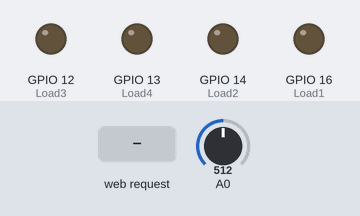
This sketch was run on a simulated ESP8266 (NodeMCU). On the bench: output pins drawn as LEDs (lit = HIGH). The inputs (shaded band) are chosen by the test bench; at power-on: A0 = 512.

Above: at 2.2 s.
2.3 s: HTTP request GET /form?submit=ON1 received
At 3.0 s:
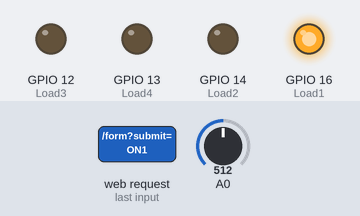
3.8 s: HTTP request GET /form?submit=ON2 received
At 4.2 s:
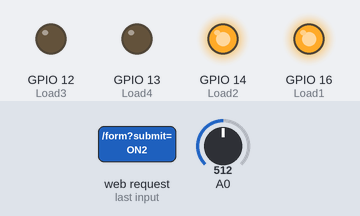
5.3 s: HTTP request GET /form?submit=OFF1 received
At 6.5 s:
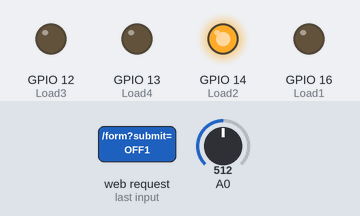
6.8 s: HTTP request GET /form?submit=OFF2 received
At 7.6 s:
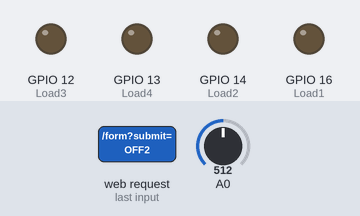
Timing chart, 0 to 9.3 s (numbered marks = the images above; inputs shaded):
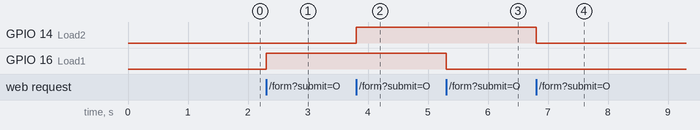

Measured:
- after the input at 2.3 s, GPIO 16 (Load1): LOW → HIGH at once
- after the input at 3.8 s, GPIO 14 (Load2): LOW → HIGH at once
- after the input at 5.3 s, GPIO 16 (Load1): HIGH → LOW at once
- after the input at 6.8 s, GPIO 14 (Load2): HIGH → LOW at once

The sketch:

TESTING_ESPSERVER1.ino
```cpp
// (licence header left out)
#include <ESP8266WiFi.h>
#include <WiFiClient.h>
#include <ESP8266WebServer.h>

#include "mainPage.h"

const int Load1=16;
const int Load2=14;
const int Load3=12;
const int Load4=13;

/* Set these to your desired credentials. */
const char *ssid = "EazyLife";
const char *password = "eazylife7";

ESP8266WebServer server(80);
String L1Status,L2Status,L3Status,L4Status,Temperature;
//=======================================================================
//                    handles main page 192.168.4.1
//=======================================================================
/* Just a little test message.  Go to http://192.168.4.1 in a web browser
 * connected to this access point to see it.
 */
void handleRoot() {
  String s = MAIN_page;
  s.replace("@@L1@@", L1Status);
  s.replace("@@L2@@", L2Status);
  s.replace("@@L3@@", L3Status);
  s.replace("@@L4@@", L4Status);
  s.replace("@@TEMP@@", Temperature);
  server.send(200, "text/html", s);
}

//=======================================================================
//                    Handle Set Date/Time Settings
//=======================================================================
void handleForm() {
  String t_state = server.arg("submit");

  Temperature = String(analogRead(A0)/10);   //Do calibration here

//Change Load-1 State as per request
  if(t_state=="ON1")
  {
    L1Status="ON";
    digitalWrite(Load1, HIGH);       //Load1 Turned on
  }

  if(t_state=="OFF1")
  {
    L1Status="OFF";
    digitalWrite(Load1, LOW);      //Load1 Turned off
  }
//Change Load-2 State as per request
  if(t_state=="ON2")
  {
    L2Status="ON";
    digitalWrite(Load2, HIGH);       //Load1 Turned on
  }

  if(t_state=="OFF2")
  {
    L2Status="OFF";
    digitalWrite(Load2, LOW);      //Load1 Turned off
  }
//Change Load-3 State as per request
  if(t_state=="ON3")
  {
    L3Status="ON";
    digitalWrite(Load3, HIGH);       //Load1 Turned on
  }

  if(t_state=="OFF3")
  {
    L3Status="OFF";
    digitalWrite(Load3, LOW);      //Load1 Turned off
  }
//Change Load-4 State as per request
  if(t_state=="ON4")
  {
    L4Status="ON";
    digitalWrite(Load4, HIGH);       //Load1 Turned on
  }

  if(t_state=="OFF4")
  {
    L4Status="OFF";
    digitalWrite(Load4, LOW);      //Load1 Turned off
  }

  server.sendHeader("Location", "/");
  server.send(302, "text/plain", "Updated-- Press Back Button");  //This Line Keeps It on Same Page

  delay(500);
}
//=======================================================================
//                    Power on setup
//=======================================================================

void setup() {
  delay(1000);
  /* You can remove the password parameter if you want the AP to be open. */
  WiFi.softAP(ssid, password);

  IPAddress myIP = WiFi.softAPIP();
  server.on("/", handleRoot);
  server.on("/form", handleForm);

  server.begin();
  pinMode(Load1, OUTPUT);
  pinMode(Load2, OUTPUT);
  pinMode(Load3, OUTPUT);
  pinMode(Load4, OUTPUT);
}

//=======================================================================
//                    Main Program Loop
//=======================================================================
void loop() {
  server.handleClient();
}
//=======================================================================
```

mainPage.h
```cpp
const char MAIN_page[] PROGMEM = R"=====(
<HTML>
<TITLE>
REMOTE LED ON/OFF CONTROL
</TITLE>
<BODY>
<CENTER>
<FORM method="post" action="/form">
<TABLE>
<TR><TD colspan=2><B>IoT Based Home Automation System</B></TD></TR>
<TR><TD>Temp: @@TEMP@@ C</TD><TD>Load Status</TD></TR>

<TR><TD>
<INPUT TYPE=SUBMIT VALUE="ON1" name=submit>
<INPUT TYPE=SUBMIT VALUE="OFF1" name=submit>
</TD>
<TD>@@L1@@</TD></TR>

<TR><TD>
<INPUT TYPE=SUBMIT VALUE="ON2" name=submit>
<INPUT TYPE=SUBMIT VALUE="OFF2" name=submit>
</TD>
<TD>@@L2@@</TD></TR>

<TR><TD>
<INPUT TYPE=SUBMIT VALUE="ON3" name=submit>
<INPUT TYPE=SUBMIT VALUE="OFF3" name=submit>
</TD>
<TD>@@L3@@</TD></TR>

<TR><TD>
<INPUT TYPE=SUBMIT VALUE="ON4" name=submit>
<INPUT TYPE=SUBMIT VALUE="OFF4" name=submit>
</TD>
<TD>@@L4@@</TD></TR>


<TR><TD colspan=2><B><CENTER><A href = "https://circuits4you.com">www.circuits4you.com</a></CENTER></B></TD></TR>
</TABLE>
</FORM>

</CENTER>
</BODY>
</HTML>
)=====";
```
